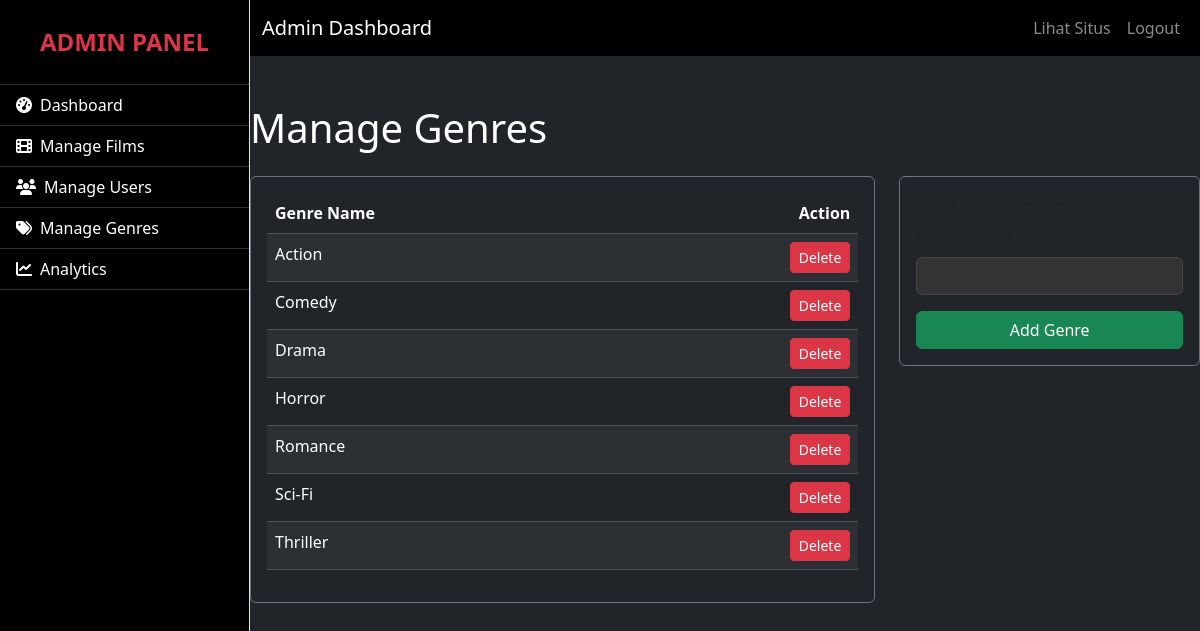
The app's page /admin/manage_genres.php (signed in) with its own data.
### tables this page shows
CREATE TABLE `genres` (
  `id` int(11) NOT NULL,
  `nama` varchar(50) NOT NULL
);

### admin/manage_genres.php (the view, shortened to what this page needs)
<?php
include 'templates/header.php';
require_once '../config/database.php';
$genres = $connect->query("SELECT * FROM genres ORDER BY nama ASC");
?>
<h1 class="mb-4">Manage Genres</h1>
<div class="row">
    <div class="col-md-8">
        <div class="card bg-dark border-secondary">
            <div class="card-body">
                <table class="table table-dark table-striped">
                    <thead><tr><th>Genre Name</th><th class="text-end">Action</th></tr></thead>
                    <tbody>
                        <?php while($g = $genres->fetch_assoc()): ?>
                        <tr>
                            <td><?= htmlspecialchars($g['nama']) ?></td>
                            <td class="text-end">
                                <a href="manage_genres.php?delete_id=<?= $g['id'] ?>" class="btn btn-danger btn-sm" onclick="return confirm('Are you sure?')">Delete</a>
                            </td>
                        </tr>
                        <?php endwhile; ?>
                    </tbody>
                </table>
            </div>
        </div>
    </div>
    <div class="col-md-4">
        <div class="card bg-dark border-secondary">
            <div class="card-body">
                <h5 class="card-title">Add New Genre</h5>
                <form method="POST" action="manage_genres.php">
                    <div class="mb-3">
                        <label for="nama" class="form-label">Genre Name</label>
                        <input type="text" name="nama" id="nama" class="form-control" required>
                    </div>
                    <button type="submit" name="add_genre" class="btn btn-success w-100">Add Genre</button>
                </form>
            </div>
        </div>
    </div>
</div>
<?php include 'templates/footer.php'; ?>

### assets/css/admin.css (style rules this page uses)
.form-control { background-color: #333; color: white; border-color: #444; }
html, body { width: 100%; overflow-x: hidden; }

### records on screen
genres: nama "Action"
genres: nama "Comedy"
genres: nama "Drama"
genres: nama "Horror"
genres: nama "Romance"
genres: nama "Sci-Fi"
genres: nama "Thriller"
